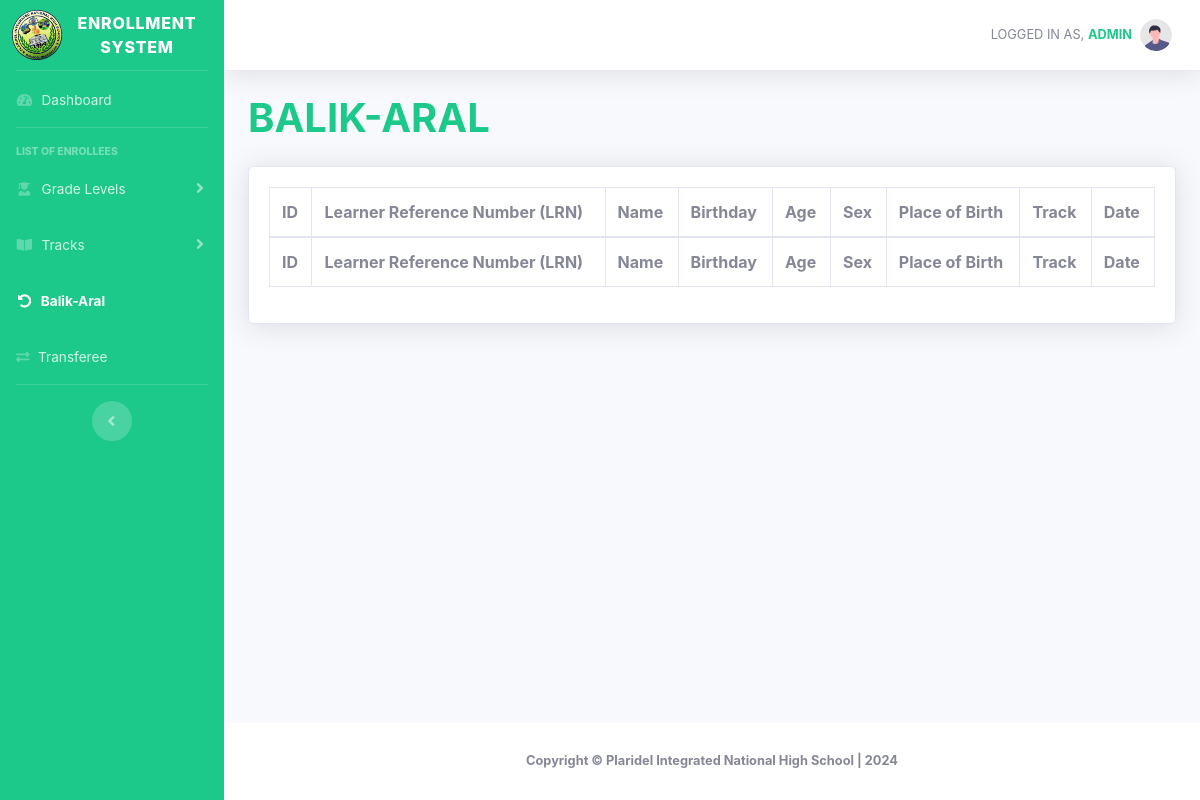
The page /superbalik-aral.php (signed in) on the database as committed earlier.
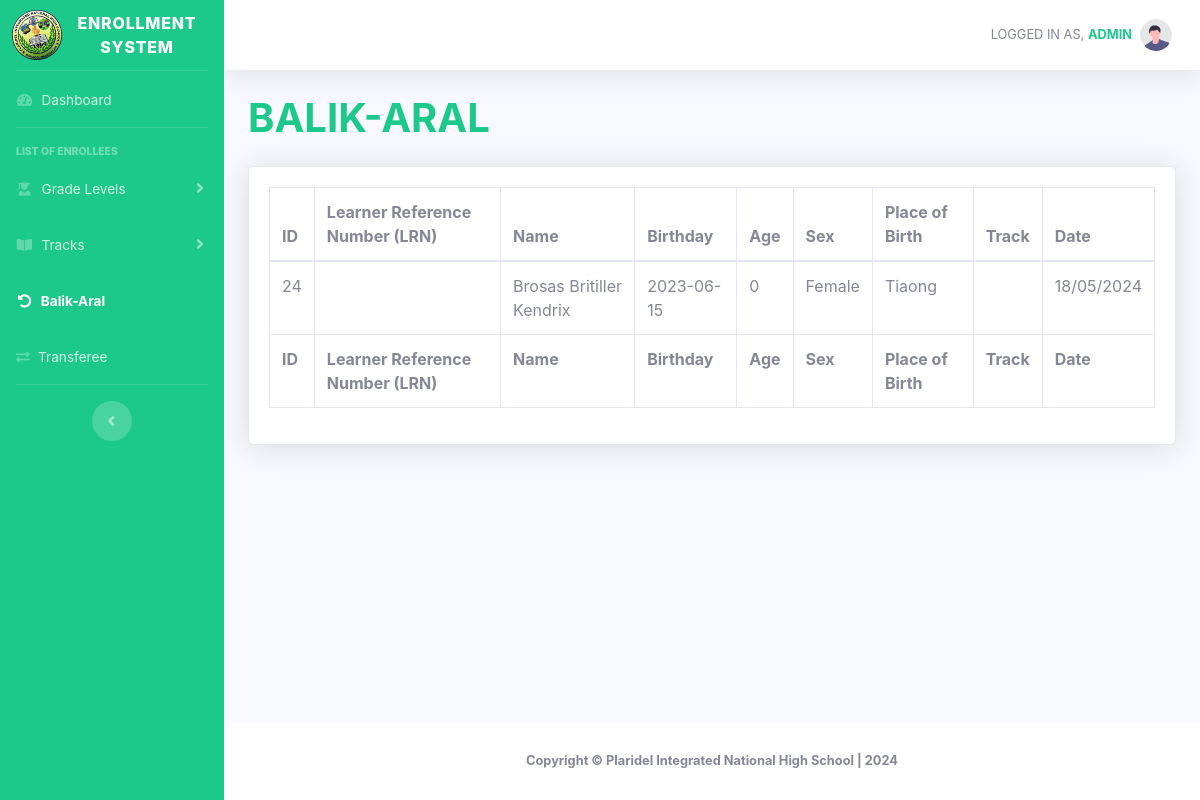
The same page on the database as committed later.
### tables this page shows
CREATE TABLE `enrollment` (
  `id` int(11) NOT NULL,
  `schoolyear` varchar(100) NOT NULL,
  `gradelevel` varchar(100) NOT NULL,
  `lrn` varchar(100) NOT NULL,
  `reference` varchar(100) NOT NULL,
  `balikaral` varchar(100) NOT NULL,
  `birthnumber` varchar(100) NOT NULL,
  `lastname` varchar(100) NOT NULL,
  `firstname` varchar(100) NOT NULL,
  `middlename` varchar(100) NOT NULL,
  `extension` varchar(100) NOT NULL,
  `sex` varchar(100) NOT NULL,
  `birthday` varchar(100) NOT NULL,
  `age` varchar(100) NOT NULL,
  `placeofbirth` varchar(100) NOT NULL,
  `ip` varchar(100) NOT NULL,
  `indigenous` varchar(100) NOT NULL,
  `pantawid` varchar(100) NOT NULL,
  `pantawidProgram` varchar(100) NOT NULL,
  `disability` varchar(100) NOT NULL,
  `learnerdisability` varchar(100) NOT NULL,
  `region_text` varchar(100) NOT NULL,
  `province_text` varchar(100) NOT NULL,
  `city_text` varchar(100) NOT NULL,
  `barangay_text` varchar(100) NOT NULL,
  `zipcode` varchar(100) NOT NULL,
  `permanent_region_text` varchar(100) NOT NULL,
  `permanent_province_text` varchar(100) NOT NULL,
  `permanent_city_text` varchar(100) NOT NULL,
  `permanent_barangay_text` varchar(100) NOT NULL,
  `permanent_zipcode` varchar(100) NOT NULL,
  `fathers_lastname` varchar(100) NOT NULL,
  `fathers_firstname` varchar(100) NOT NULL,
  `fathers_middlename` varchar(100) NOT NULL,
  `fathers_phonenumber` varchar(100) NOT NULL,
  `mothers_lastname` varchar(100) NOT NULL,
  `mothers_firstname` varchar(100) NOT NULL,
  `mothers_middlename` varchar(100) NOT NULL,
  `mothers_phonenumber` varchar(100) NOT NULL,
  `guardians_lastname` varchar(100) NOT NULL,
  `guardians_firstname` varchar(100) NOT NULL,
  `guardians_middlename` varchar(100) NOT NULL,
  `guardians_phonenumber` varchar(100) NOT NULL,
  `lastgradelevel` varchar(100) NOT NULL,
  `lastschoolyear` varchar(100) NOT NULL,
  `lastschoolattended` varchar(100) NOT NULL,
  `schoolid` varchar(100) NOT NULL,
  `semester` varchar(100) NOT NULL,
  `track` varchar(100) NOT NULL,
  `strand` varchar(100) NOT NULL,
  `modality` varchar(100) NOT NULL,
  `date` varchar(100) NOT NULL,
  `time` varchar(100) NOT NULL
);

### superbalik-aral.php (the view, shortened to what the changed rows need)
<!DOCTYPE html>
<html lang="en">
<head>
    <link href="vendor/fontawesome-free/css/all.min.css" rel="stylesheet" type="text/css">
    <link href="css/sb-admin-2.min.css" rel="stylesheet">
    <link href="vendor/datatables/dataTables.bootstrap4.min.css" rel="stylesheet">
    <link rel="stylesheet" type="text/css" href="https://cdn.datatables.net/1.10.25/css/dataTables.bootstrap4.min.css">
    <link rel="stylesheet" type="text/css" href="https://cdn.datatables.net/buttons/1.7.1/css/buttons.bootstrap4.min.css">
</head>
<body id="page-top">
    <div id="wrapper">
        <div id="content-wrapper" class="d-flex flex-column">
            <div id="content">
                <div class="container-fluid">
                    <div class="d-sm-flex align-items-center justify-content-between mb-4">
                        <h1 class="h1 mb-0 text-success" style="text-transform:uppercase;"><b>Balik-Aral</b></h1>
                    </div>
                    <div class="card shadow mb-4">
                        <div class="card-body">
                            <div class="table-responsive">
                                <table class="table table-bordered" id="dataTable" width="100%" cellspacing="0">
                                    <thead>
                                        <tr>
                                            <th>ID</th>
                                            <th>Learner Reference Number (LRN)</th>
                                            <th>Name</th>
                                            <th>Birthday</th>
                                            <th>Age</th>
                                            <th>Sex</th>
                                            <th>Place of Birth</th>
                                            <th>Track</th>
                                            <th>Date</th>
                                        </tr>
                                    </thead>
                                    <tfoot>
                                        <tr>
                                            <th>ID</th>
                                            <th>Learner Reference Number (LRN)</th>
                                            <th>Name</th>
                                            <th>Birthday</th>
                                            <th>Age</th>
                                            <th>Sex</th>
                                            <th>Place of Birth</th>
                                            <th>Track</th>
                                            <th>Date</th>
                                        </tr>
                                    </tfoot>
                                    <tbody>
                                        <?php
                                        include 'conn.php';
                                        $query = "SELECT * FROM enrollment WHERE balikaral = 'Yes'";
                                        $query_run = mysqli_query($conn, $query);
                                        if (mysqli_num_rows($query_run) > 0) {
                                            foreach ($query_run as $items) {
                                        ?>
                                                <tr>
                                                    <td>
                                                        <?= $items['id']; ?>
                                                    </td>
                                                    <td>
                                                    </td>
                                                    <td>
                                                        <?= $items['firstname'] . " " . $items['middlename'] . " " . $items['lastname'] ?>
                                                    </td>
                                                    <td>
                                                        <?= $items['birthday']; ?>
                                                    </td>
                                                    <td>
                                                        <?= $items['age']; ?>
                                                    </td>
                                                    <td>
                                                        <?= $items['sex']; ?>
                                                    </td>
                                                    <td>
                                                        <?= $items['placeofbirth']; ?>
                                                    </td>
                                                    <td>
                                                    </td>
                                                    <td>
                                                        <?= $items['date']; ?>
                                                    </td>
                                                </tr>
                                        <?php
                                            }
                                        }
                                        ?>
                                    </tbody>
                                </table>
                            </div>
                        </div>
                    </div>
                </div>
            </div>
        </div>
    </div>
</body>
</html>

Rows that differ between the two databases and show on the page:
added enrollment: id "24", firstname "Brosas", middlename "Britiller", lastname "Kendrix", birthday "2023-06-15", age "0", sex "Female", placeofbirth "Tiaong", date "18/05/2024"
